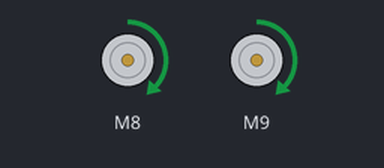
Recording of a sketch running on a simulated Arduino Uno, built with avr-gcc and run on an emulated ATmega328P. Shown: 2 × DC motor (green arrow = forward, orange = backward, longer = faster).

Above: at 5.1 s.
Timing chart, 0 to 6.6 s (numbered marks = the images above):
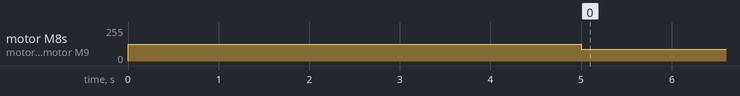

Measured:
- by itself, motor M8, motor M9: stopped → forward 127/255 at 0.00 s, → forward 89/255 5.0 s later

The sketch:

Esc.ino
```cpp
#include "ESC.h"
ESC myESC (8);//balaca motor
ESC myESC1 (9);

void setup() {
  myESC.arm();
  myESC1.arm();
  myESC.speed(1500);
  myESC1.speed(1500);
  delay(5000);
}

void loop() {
     myESC.speed(1350);//balaca motor
    myESC1.speed(1350);
    delay(1000);

}
```
